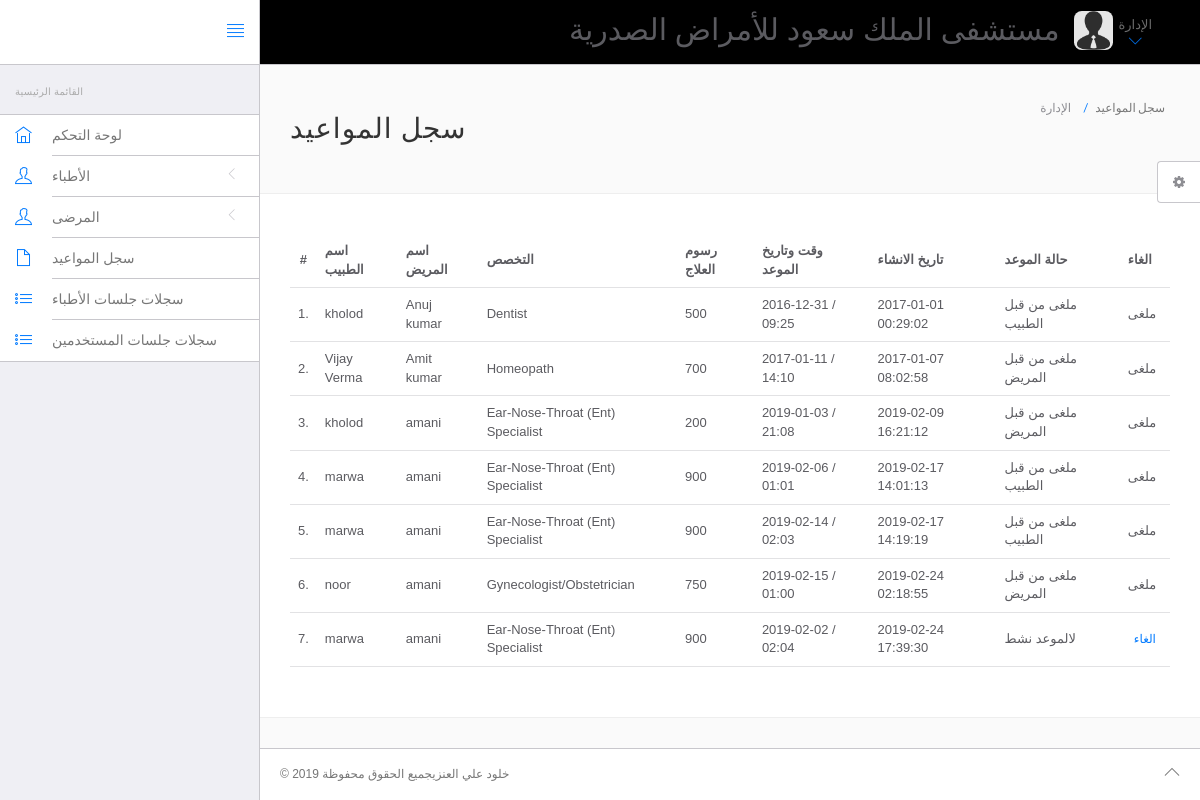
The app's page /hms/admin/appointment-history.php (signed in) with its own data.
### tables this page shows
CREATE TABLE `appointment` (
  `id` int(11) NOT NULL,
  `doctorSpecialization` varchar(255) NOT NULL,
  `doctorId` int(11) NOT NULL,
  `userId` int(11) NOT NULL,
  `consultancyFees` int(11) NOT NULL,
  `appointmentDate` varchar(255) NOT NULL,
  `appointmentTime` varchar(255) NOT NULL,
  `postingDate` timestamp NOT NULL DEFAULT CURRENT_TIMESTAMP,
  `userStatus` int(11) NOT NULL,
  `doctorStatus` int(11) NOT NULL,
  `updationDate` varchar(255) NOT NULL
);

CREATE TABLE `doctors` (
  `id` int(11) NOT NULL,
  `specilization` varchar(255) NOT NULL,
  `doctorName` varchar(255) NOT NULL,
  `address` longtext NOT NULL,
  `docFees` varchar(255) NOT NULL,
  `contactno` bigint(11) NOT NULL,
  `docEmail` varchar(255) NOT NULL,
  `password` varchar(255) NOT NULL,
  `creationDate` timestamp NOT NULL DEFAULT CURRENT_TIMESTAMP,
  `updationDate` varchar(255) NOT NULL
);

CREATE TABLE `users` (
  `id` int(11) NOT NULL,
  `fullName` varchar(255) NOT NULL,
  `address` longtext NOT NULL,
  `city` varchar(255) NOT NULL,
  `gender` varchar(255) NOT NULL,
  `email` varchar(255) NOT NULL,
  `password` varchar(255) NOT NULL,
  `regDate` timestamp NOT NULL DEFAULT CURRENT_TIMESTAMP,
  `updationDate` varchar(255) NOT NULL,
  `result` varchar(255) DEFAULT NULL
);

### hms/admin/appointment-history.php (the view, shortened to what this page needs)
<?php
include('include/config.php');
?>
<!DOCTYPE html>
<html xmlns="http://www.w3.org/1999/xhtml" lang="ar-sa" dir="rtl">
	<head>
		<link rel="stylesheet" href="vendor/bootstrap/css/bootstrap.min.css">
		<link rel="stylesheet" href="vendor/fontawesome/css/font-awesome.min.css">
		<link rel="stylesheet" href="vendor/themify-icons/themify-icons.min.css">
		<link href="vendor/animate.css/animate.min.css" rel="stylesheet" media="screen">
		<link href="vendor/perfect-scrollbar/perfect-scrollbar.min.css" rel="stylesheet" media="screen">
		<link href="vendor/switchery/switchery.min.css" rel="stylesheet" media="screen">
		<link href="vendor/bootstrap-touchspin/jquery.bootstrap-touchspin.min.css" rel="stylesheet" media="screen">
		<link href="vendor/select2/select2.min.css" rel="stylesheet" media="screen">
		<link href="vendor/bootstrap-datepicker/bootstrap-datepicker3.standalone.min.css" rel="stylesheet" media="screen">
		<link href="vendor/bootstrap-timepicker/bootstrap-timepicker.min.css" rel="stylesheet" media="screen">
		<link rel="stylesheet" href="assets/css/styles.css">
		<link rel="stylesheet" href="assets/css/plugins.css">
		<link rel="stylesheet" href="assets/css/themes/theme-1.css" id="skin_color" />
	</head>
	<body>
		<div id="app">
<?php include('include/sidebar.php');?>
			<div class="app-content">
					<?php include('include/header.php');?>
				<div class="main-content" >
					<div class="wrap-content container" id="container">
						<section id="page-title">
							<div class="row">
								<div class="col-sm-8">
									<h1 class="mainTitle">سجل المواعيد</h1>
																	</div>
								<ol class="breadcrumb">
									<li>
										<span> الإدارة </span>
									</li>
									<li class="active">
										<span>سجل المواعيد</span>
									</li>
								</ol>
							</div>
						</section>
						<div class="container-fluid container-fullw bg-white">
									<div class="row">
								<div class="col-md-12">
									<table class="table table-hover" id="sample-table-1">
										<thead>
											<tr>
												<th class="center">#</th>
												<th class="hidden-xs">اسم الطبيب</th>
												<th>اسم المريض</th>
												<th>التخصص</th>
												<th>رسوم العلاج</th>
												<th>وقت وتاريخ الموعد</th>
												<th>تاريخ الانشاء  </th>
												<th>حالة الموعد</th>
												<th>الغاء</th>
											</tr>
										</thead>
										<tbody>
<?php
$sql=mysqli_query($connection,"select doctors.doctorName as docname,users.fullName as pname,appointment.*  from appointment join doctors on doctors.id=appointment.doctorId join users on users.id=appointment.userId ");
$cnt=1;
while($row=mysqli_fetch_array($sql))
{
?>
											<tr>
												<td class="center"><?php echo $cnt;?>.</td>
												<td class="hidden-xs"><?php echo $row['docname'];?></td>
												<td class="hidden-xs"><?php echo $row['pname'];?></td>
												<td><?php echo $row['doctorSpecialization'];?></td>
												<td><?php echo $row['consultancyFees'];?></td>
												<td><?php echo $row['appointmentDate'];?> / <?php echo
												 $row['appointmentTime'];?>
												</td>
												<td><?php echo $row['postingDate'];?></td>
												<td>
<?php if(($row['userStatus']==1) && ($row['doctorStatus']==1))
{
	echo "لالموعد نشط";
}
if(($row['userStatus']==0) && ($row['doctorStatus']==1))
{
	echo "ملغى من قبل المريض";
}
if(($row['userStatus']==1) && ($row['doctorStatus']==0))
{
	echo "ملغى من قبل الطبيب";
}
												?></td>
												<td >
												<div class="visible-md visible-lg hidden-sm hidden-xs">
							<?php if(($row['userStatus']==1) && ($row['doctorStatus']==1))
{ ?>
	<a href="appointment-history.php?id=<?php echo $row['id']?>&cancel=update" onClick="return confirm('هل أنت متأكد من أنك تريد الغاء الموعد؟')"class="btn btn-transparent btn-xs tooltips" title="تغيير نتيجة الفحص" tooltip-placement="top" tooltip="Remove">الغاء</a>
	<?php } else {
		echo "ملغى";
		} ?>
												</div>
												</td>
											</tr>
											<?php
$cnt=$cnt+1;
											 }?>
										</tbody>
									</table>
								</div>
							</div>
								</div>
					</div>
				</div>
			</div>
	<?php include('include/footer.php');?>
	<?php include('include/setting.php');?>
		</div>
	</body>
</html>

### hms/admin/assets/css/themes/theme-1.css (style rules this page uses)
body { background: #FAFAFA; }

### records on screen
appointment: doctorId.doctorName "kholod", userId.fullName "Anuj kumar", doctorSpecialization "Dentist", consultancyFees "500", appointmentDate "2016-12-31", appointmentTime "09:25", postingDate "2017-01-01 00:29:02", userStatus "ملغى من قبل الطبيب"
appointment: doctorId.doctorName "Vijay Verma", userId.fullName "Amit kumar", doctorSpecialization "Homeopath", consultancyFees "700", appointmentDate "2017-01-11", appointmentTime "14:10", postingDate "2017-01-07 08:02:58", userStatus "ملغى من قبل المريض"
appointment: doctorId.doctorName "kholod", userId.fullName "amani", doctorSpecialization "Ear-Nose-Throat (Ent) Specialist", consultancyFees "200", appointmentDate "2019-01-03", appointmentTime "21:08", postingDate "2019-02-09 16:21:12", userStatus "ملغى من قبل المريض"
appointment: doctorId.doctorName "marwa", userId.fullName "amani", doctorSpecialization "Ear-Nose-Throat (Ent) Specialist", consultancyFees "900", appointmentDate "2019-02-06", appointmentTime "01:01", postingDate "2019-02-17 14:01:13", userStatus "ملغى من قبل الطبيب"
appointment: doctorId.doctorName "marwa", userId.fullName "amani", doctorSpecialization "Ear-Nose-Throat (Ent) Specialist", consultancyFees "900", appointmentDate "2019-02-14", appointmentTime "02:03", postingDate "2019-02-17 14:19:19", userStatus "ملغى من قبل الطبيب"
appointment: doctorId.doctorName "noor", userId.fullName "amani", doctorSpecialization "Gynecologist/Obstetrician", consultancyFees "750", appointmentDate "2019-02-15", appointmentTime "01:00", postingDate "2019-02-24 02:18:55", userStatus "ملغى من قبل المريض"
appointment: doctorId.doctorName "marwa", userId.fullName "amani", doctorSpecialization "Ear-Nose-Throat (Ent) Specialist", consultancyFees "900", appointmentDate "2019-02-02", appointmentTime "02:04", postingDate "2019-02-24 17:39:30", userStatus "لالموعد نشط"
